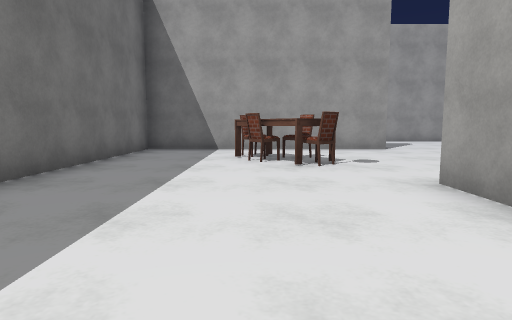
[1] (above)

24 first-person views from a walk through a Unity game level. The camera is 1.4 m above the floor, tilts 6° down and sees 75° across. The floor is counted in squares, 2 m on a side. Each view is taken from the middle of a square. On the plan, view 1 faces up. The plan holds only what a view shows up to about 10 squares ahead; the rest is blank. The place goes on beyond the plan. The player character is not drawn. Some surface patterns are stand-ins.

[2]
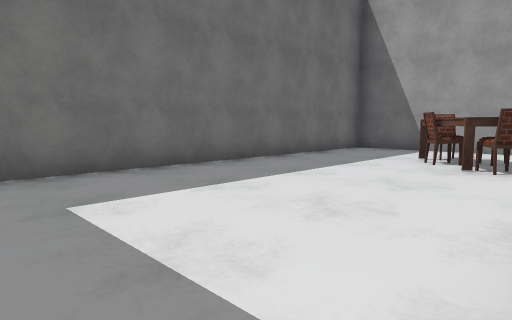

[3]
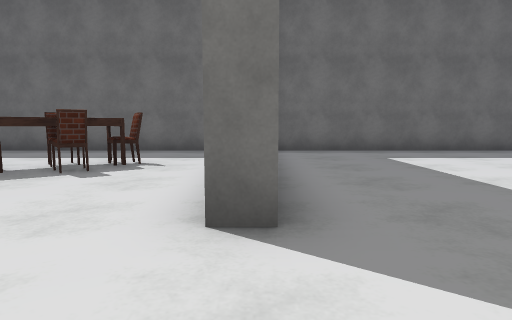

[4]
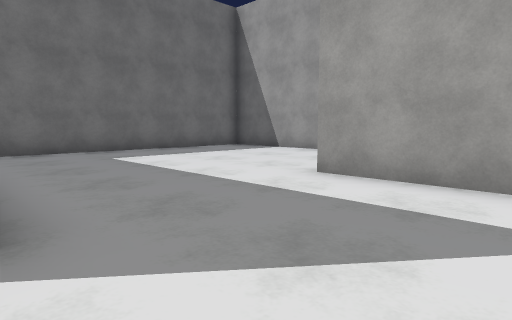

[5]
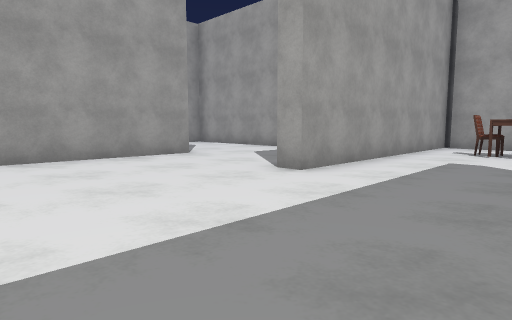

[6]
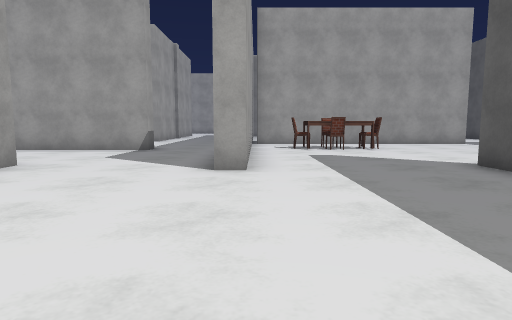

[7]
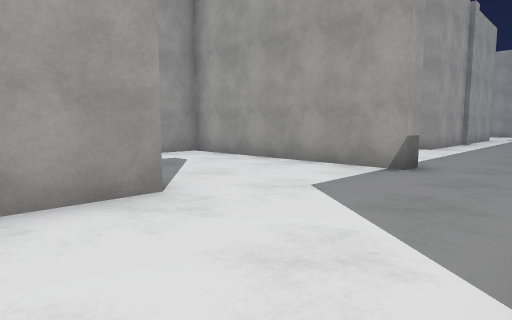

[8]
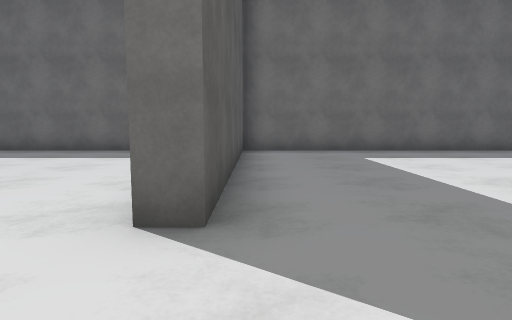

[9]
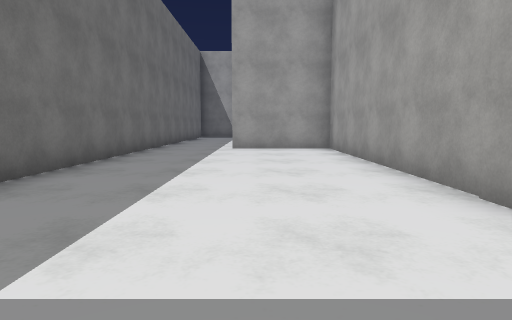

[10]
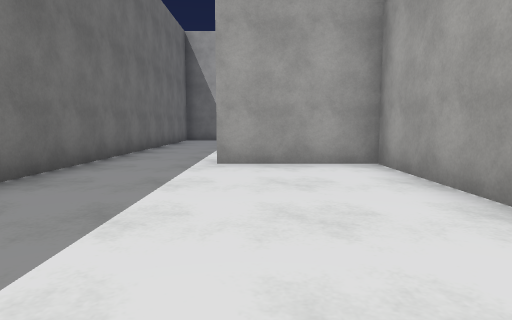

[11]
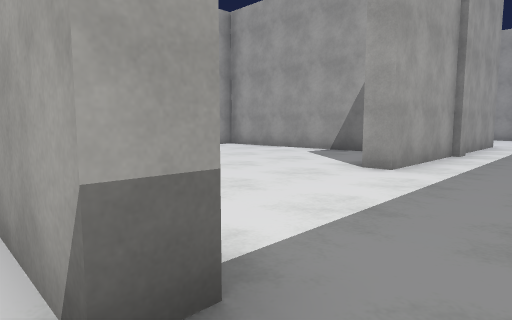

[12]
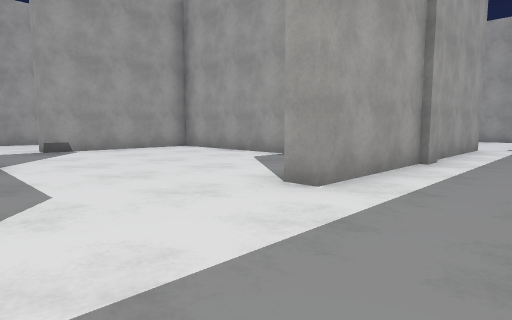

[13]
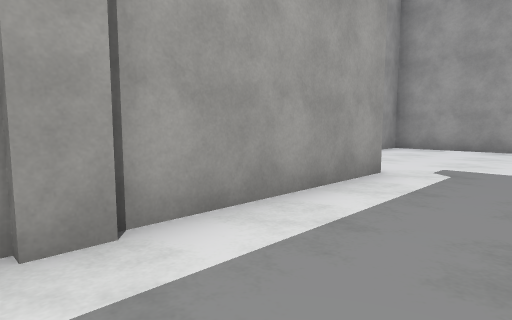

[14]
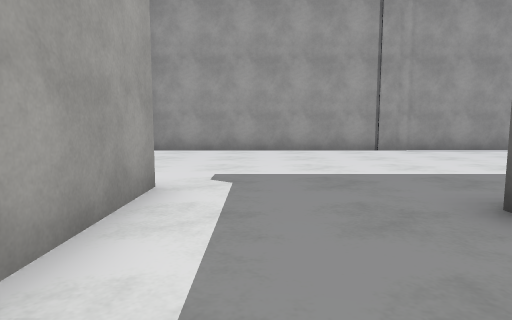

[15]
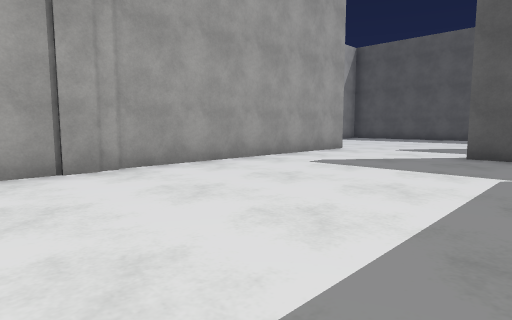

[16]
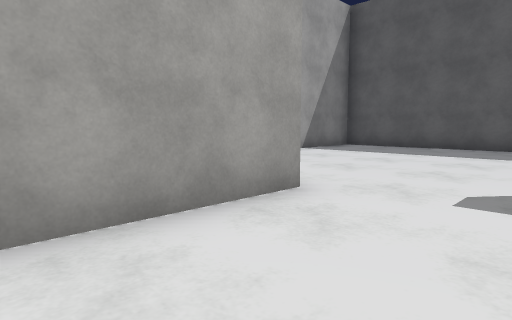

[17]
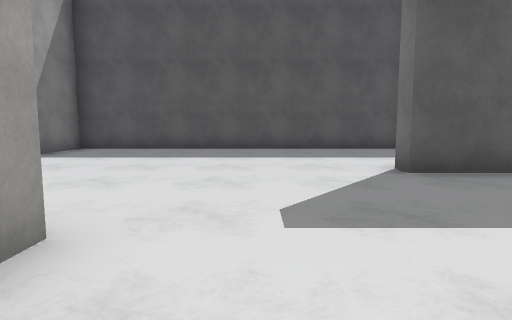

[18]
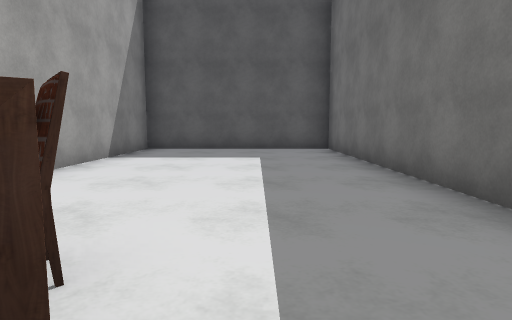

[19]
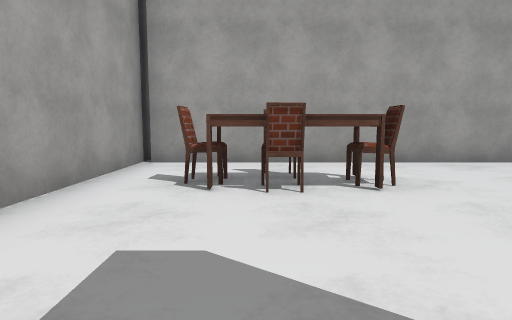

[20]
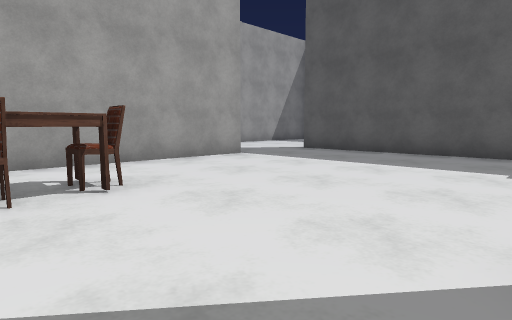

[21]
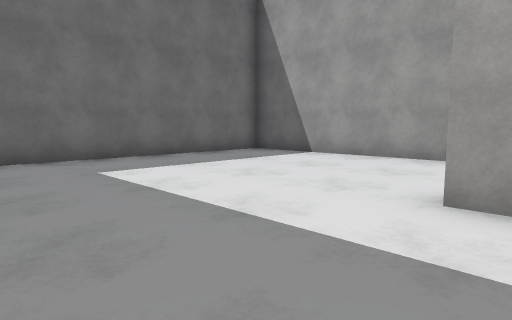

[22]
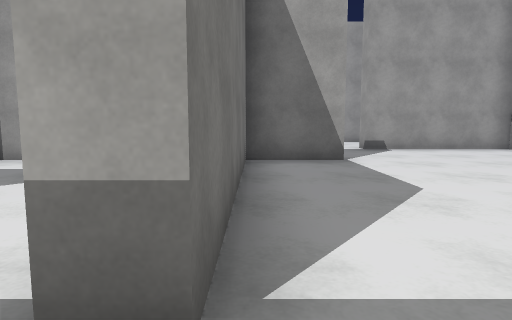

[23]
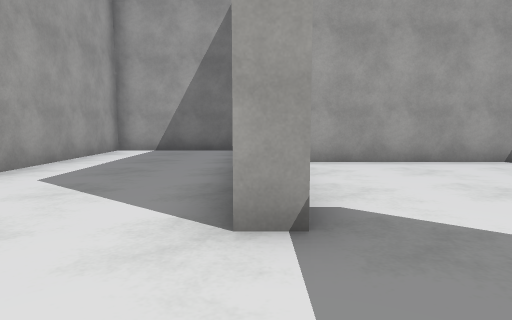

[24]
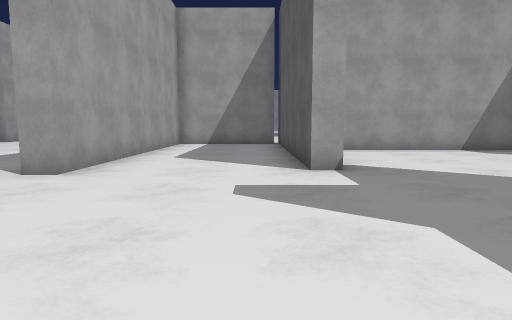

### Floor plan
Points are (right, up) in squares from view 1. A wall is a line through its corners. A room is listed if a view was taken in it or the views show most of it. See-through windows are left out.
Room 1 (views 1, 2, 3, 4, 5, 6, 7, 8, 9, 10, 11, 12, 18, 19, 20, 21, 22, 23, 24)
walls: (3.4, 22.6) (2.9, 22.6); (7.8, 22.2) (7.8, 17) (7.3, 17) (7.3, 22.6) (6.2, 22.6); (2.2, 22.8) (2.2, 30) (-0.8, 30); (9.9, 22.6) (7.8, 22.6); (10.9, 14.1) (3.1, 14.1) (3.1, 14.8); (2.9, 10.1) (3.8, 10.1) (3.8, 9.7) (-3.1, 9.7) (-3.1, -1.8) (2.2, -1.8) (2.2, 4); (14.5, 18.1) (12.1, 18.1) (12.1, 18.8); (15.3, 19.9) (15.3, 25.6) (11.1, 25.6) (11.1, 26.1) (15.9, 26.1); (10.2, 6.2) (10.2, 14); (18.2, 26.6) (18.2, 29.8) (10.6, 29.8) (10.6, 30.4); (5, 3.6) (10, 3.6); (-3.1, 33.5) (-3.1, 18.7) (3.8, 18.7) (3.8, 18.1) (-3.1, 18.1) (-3.1, 10.6)
ways out: opening at (10, 5.5) to room 2; opening at (15, 17) to room 2
objects: chair (0, 6); table (0, 7); chair (0, 8); chair (1, 6); chair (1, 7); chair (7, 12); chair (8, 11); table (8, 12); chair (8, 13); chair (9, 12)
Room 2 (views 13, 14, 15, 16, 17)
walls: (21, 7.1) (21.9, 7.1); (20.2, 3.2) (21.8, 3.2) (21.8, 2.6); (25.3, 5.9) (25.3, 20.2) (24.2, 20.2); (19.9, -1.8) (27.5, -1.8); (19.9, 18.1) (14.5, 18.1)
ways out: opening at (10, 5.5) to room 1; opening at (15, 17) to room 1

Where each view was taken, in squares from view 1:
view 1: 0 up, 0 right, facing up
view 2: 0 up, 2 right, facing up-left
view 3: 10 up, 6 right, facing left
view 4: 10 up, 6 right, facing up-left
view 5: 11 up, 1 left, facing up-right
view 6: 14 up, 2 left, facing right
view 7: 15 up, 2 right, facing up-right
view 8: 19 up, 6 right, facing left
view 9: 20 up, 0 right, facing up
view 10: 24 up, 0 right, facing up
view 11: 16 up, 7 right, facing up-right
view 12: 16 up, 9 right, facing up-right
view 13: 16 up, 15 right, facing up-right
view 14: 17 up, 16 right, facing right
view 15: 15 up, 20 right, facing down-right
view 16: 9 up, 23 right, facing down-right
view 17: 8 up, 24 right, facing down
view 18: 8 up, 1 left, facing down
view 19: 12 up, 4 right, facing right
view 20: 12 up, 4 right, facing down-right
view 21: 11 up, 4 right, facing up-left
view 22: 16 up, 8 right, facing up
view 23: 26 up, 9 right, facing right
view 24: 27 up, 6 right, facing right
